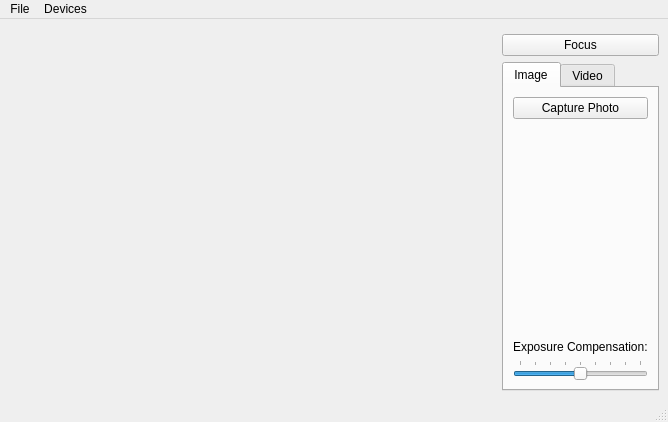
<?xml version="1.0" encoding="UTF-8"?>
<ui version="4.0">
 <class>Camera</class>
 <widget class="QMainWindow" name="Camera">
  <property name="geometry">
   <rect>
    <x>0</x>
    <y>0</y>
    <width>668</width>
    <height>422</height>
   </rect>
  </property>
  <property name="windowTitle">
   <string>Camera</string>
  </property>
  <widget class="QWidget" name="centralwidget">
   <layout class="QGridLayout" name="gridLayout_3">
    <item row="0" column="0" rowspan="3">
     <widget class="QStackedWidget" name="stackedWidget">
      <property name="sizePolicy">
       <sizepolicy hsizetype="Preferred" vsizetype="Preferred">
        <horstretch>1</horstretch>
        <verstretch>0</verstretch>
       </sizepolicy>
      </property>
      <property name="palette">
       <palette>
        <active>
         <colorrole role="Base">
          <brush brushstyle="SolidPattern">
           <color alpha="255">
            <red>255</red>
            <green>255</green>
            <blue>255</blue>
           </color>
          </brush>
         </colorrole>
         <colorrole role="Window">
          <brush brushstyle="SolidPattern">
           <color alpha="255">
            <red>145</red>
            <green>145</green>
            <blue>145</blue>
           </color>
          </brush>
         </colorrole>
        </active>
        <inactive>
         <colorrole role="Base">
          <brush brushstyle="SolidPattern">
           <color alpha="255">
            <red>255</red>
            <green>255</green>
            <blue>255</blue>
           </color>
          </brush>
         </colorrole>
         <colorrole role="Window">
          <brush brushstyle="SolidPattern">
           <color alpha="255">
            <red>145</red>
            <green>145</green>
            <blue>145</blue>
           </color>
          </brush>
         </colorrole>
        </inactive>
        <disabled>
         <colorrole role="Base">
          <brush brushstyle="SolidPattern">
           <color alpha="255">
            <red>145</red>
            <green>145</green>
            <blue>145</blue>
           </color>
          </brush>
         </colorrole>
         <colorrole role="Window">
          <brush brushstyle="SolidPattern">
           <color alpha="255">
            <red>145</red>
            <green>145</green>
            <blue>145</blue>
           </color>
          </brush>
         </colorrole>
        </disabled>
       </palette>
      </property>
      <property name="currentIndex">
       <number>0</number>
      </property>
      <widget class="QWidget" name="viewfinderPage">
       <layout class="QGridLayout" name="gridLayout_5">
        <item row="0" column="0">
         <widget class="QCameraViewfinder" name="viewfinder" native="true"/>
        </item>
       </layout>
      </widget>
      <widget class="QWidget" name="previewPage">
       <layout class="QGridLayout" name="gridLayout_4">
        <item row="0" column="0">
         <widget class="QLabel" name="lastImagePreviewLabel">
          <property name="sizePolicy">
           <sizepolicy hsizetype="Preferred" vsizetype="MinimumExpanding">
            <horstretch>0</horstretch>
            <verstretch>0</verstretch>
           </sizepolicy>
          </property>
          <property name="frameShape">
           <enum>QFrame::Box</enum>
          </property>
          <property name="text">
           <string/>
          </property>
         </widget>
        </item>
       </layout>
      </widget>
     </widget>
    </item>
    <item row="1" column="1" colspan="2">
     <widget class="QPushButton" name="lockButton">
      <property name="text">
       <string>Focus</string>
      </property>
     </widget>
    </item>
    <item row="2" column="1" colspan="2">
     <widget class="QTabWidget" name="captureWidget">
      <property name="currentIndex">
       <number>0</number>
      </property>
      <widget class="QWidget" name="tab_2">
       <attribute name="title">
        <string>Image</string>
       </attribute>
       <layout class="QGridLayout" name="gridLayout">
        <item row="0" column="0">
         <widget class="QPushButton" name="takeImageButton">
          <property name="text">
           <string>Capture Photo</string>
          </property>
         </widget>
        </item>
        <item row="1" column="0">
         <spacer name="verticalSpacer_2">
          <property name="orientation">
           <enum>Qt::Vertical</enum>
          </property>
          <property name="sizeHint" stdset="0">
           <size>
            <width>20</width>
            <height>161</height>
           </size>
          </property>
         </spacer>
        </item>
        <item row="2" column="0">
         <widget class="QLabel" name="label">
          <property name="text">
           <string>Exposure Compensation:</string>
          </property>
         </widget>
        </item>
        <item row="3" column="0">
         <widget class="QSlider" name="exposureCompensation">
          <property name="minimum">
           <number>-4</number>
          </property>
          <property name="maximum">
           <number>4</number>
          </property>
          <property name="pageStep">
           <number>2</number>
          </property>
          <property name="orientation">
           <enum>Qt::Horizontal</enum>
          </property>
          <property name="tickPosition">
           <enum>QSlider::TicksAbove</enum>
          </property>
         </widget>
        </item>
       </layout>
      </widget>
      <widget class="QWidget" name="tab">
       <attribute name="title">
        <string>Video</string>
       </attribute>
       <layout class="QGridLayout" name="gridLayout_2">
        <item row="0" column="0">
         <widget class="QPushButton" name="recordButton">
          <property name="text">
           <string>Record</string>
          </property>
         </widget>
        </item>
        <item row="1" column="0">
         <widget class="QPushButton" name="pauseButton">
          <property name="text">
           <string>Pause</string>
          </property>
         </widget>
        </item>
        <item row="2" column="0">
         <widget class="QPushButton" name="stopButton">
          <property name="text">
           <string>Stop</string>
          </property>
         </widget>
        </item>
        <item row="3" column="0">
         <spacer name="verticalSpacer">
          <property name="orientation">
           <enum>Qt::Vertical</enum>
          </property>
          <property name="sizeHint" stdset="0">
           <size>
            <width>20</width>
            <height>76</height>
           </size>
          </property>
         </spacer>
        </item>
        <item row="4" column="0">
         <widget class="QPushButton" name="muteButton">
          <property name="text">
           <string>Mute</string>
          </property>
          <property name="checkable">
           <bool>true</bool>
          </property>
         </widget>
        </item>
       </layout>
      </widget>
     </widget>
    </item>
   </layout>
  </widget>
  <widget class="QMenuBar" name="menubar">
   <property name="geometry">
    <rect>
     <x>0</x>
     <y>0</y>
     <width>668</width>
     <height>29</height>
    </rect>
   </property>
   <widget class="QMenu" name="menuFile">
    <property name="title">
     <string>File</string>
    </property>
    <addaction name="actionStartCamera"/>
    <addaction name="actionStopCamera"/>
    <addaction name="separator"/>
    <addaction name="actionSettings"/>
    <addaction name="separator"/>
    <addaction name="actionExit"/>
   </widget>
   <widget class="QMenu" name="menuDevices">
    <property name="title">
     <string>Devices</string>
    </property>
   </widget>
   <addaction name="menuFile"/>
   <addaction name="menuDevices"/>
  </widget>
  <widget class="QStatusBar" name="statusbar"/>
  <action name="actionExit">
   <property name="text">
    <string>Exit</string>
   </property>
  </action>
  <action name="actionStartCamera">
   <property name="text">
    <string>Start Camera</string>
   </property>
  </action>
  <action name="actionStopCamera">
   <property name="text">
    <string>Stop Camera</string>
   </property>
  </action>
  <action name="actionSettings">
   <property name="text">
    <string>Settings</string>
   </property>
  </action>
 </widget>
 <customwidgets>
  <customwidget>
   <class>QCameraViewfinder</class>
   <extends>QWidget</extends>
   <header>PyQt5.QtMultimediaWidgets</header>
   <container>1</container>
  </customwidget>
 </customwidgets>
 <resources/>
 <connections>
  <connection>
   <sender>recordButton</sender>
   <signal>clicked()</signal>
   <receiver>Camera</receiver>
   <slot>record()</slot>
   <hints>
    <hint type="sourcelabel">
     <x>647</x>
     <y>149</y>
    </hint>
    <hint type="destinationlabel">
     <x>61</x>
     <y>238</y>
    </hint>
   </hints>
  </connection>
  <connection>
   <sender>stopButton</sender>
   <signal>clicked()</signal>
   <receiver>Camera</receiver>
   <slot>stop()</slot>
   <hints>
    <hint type="sourcelabel">
     <x>647</x>
     <y>225</y>
    </hint>
    <hint type="destinationlabel">
     <x>140</x>
     <y>236</y>
    </hint>
   </hints>
  </connection>
  <connection>
   <sender>pauseButton</sender>
   <signal>clicked()</signal>
   <receiver>Camera</receiver>
   <slot>pause()</slot>
   <hints>
    <hint type="sourcelabel">
     <x>647</x>
     <y>187</y>
    </hint>
    <hint type="destinationlabel">
     <x>234</x>
     <y>237</y>
    </hint>
   </hints>
  </connection>
  <connection>
   <sender>actionExit</sender>
   <signal>triggered()</signal>
   <receiver>Camera</receiver>
   <slot>close()</slot>
   <hints>
    <hint type="sourcelabel">
     <x>-1</x>
     <y>-1</y>
    </hint>
    <hint type="destinationlabel">
     <x>154</x>
     <y>130</y>
    </hint>
   </hints>
  </connection>
  <connection>
   <sender>takeImageButton</sender>
   <signal>clicked()</signal>
   <receiver>Camera</receiver>
   <slot>takeImage()</slot>
   <hints>
    <hint type="sourcelabel">
     <x>625</x>
     <y>132</y>
    </hint>
    <hint type="destinationlabel">
     <x>603</x>
     <y>169</y>
    </hint>
   </hints>
  </connection>
  <connection>
   <sender>lockButton</sender>
   <signal>clicked()</signal>
   <receiver>Camera</receiver>
   <slot>toggleLock()</slot>
   <hints>
    <hint type="sourcelabel">
     <x>658</x>
     <y>75</y>
    </hint>
    <hint type="destinationlabel">
     <x>453</x>
     <y>119</y>
    </hint>
   </hints>
  </connection>
  <connection>
   <sender>muteButton</sender>
   <signal>toggled(bool)</signal>
   <receiver>Camera</receiver>
   <slot>setMuted(bool)</slot>
   <hints>
    <hint type="sourcelabel">
     <x>647</x>
     <y>377</y>
    </hint>
    <hint type="destinationlabel">
     <x>5</x>
     <y>280</y>
    </hint>
   </hints>
  </connection>
  <connection>
   <sender>exposureCompensation</sender>
   <signal>valueChanged(int)</signal>
   <receiver>Camera</receiver>
   <slot>setExposureCompensation(int)</slot>
   <hints>
    <hint type="sourcelabel">
     <x>559</x>
     <y>367</y>
    </hint>
    <hint type="destinationlabel">
     <x>665</x>
     <y>365</y>
    </hint>
   </hints>
  </connection>
  <connection>
   <sender>actionSettings</sender>
   <signal>triggered()</signal>
   <receiver>Camera</receiver>
   <slot>configureCaptureSettings()</slot>
   <hints>
    <hint type="sourcelabel">
     <x>-1</x>
     <y>-1</y>
    </hint>
    <hint type="destinationlabel">
     <x>333</x>
     <y>210</y>
    </hint>
   </hints>
  </connection>
  <connection>
   <sender>actionStartCamera</sender>
   <signal>triggered()</signal>
   <receiver>Camera</receiver>
   <slot>startCamera()</slot>
   <hints>
    <hint type="sourcelabel">
     <x>-1</x>
     <y>-1</y>
    </hint>
    <hint type="destinationlabel">
     <x>333</x>
     <y>210</y>
    </hint>
   </hints>
  </connection>
  <connection>
   <sender>actionStopCamera</sender>
   <signal>triggered()</signal>
   <receiver>Camera</receiver>
   <slot>stopCamera()</slot>
   <hints>
    <hint type="sourcelabel">
     <x>-1</x>
     <y>-1</y>
    </hint>
    <hint type="destinationlabel">
     <x>333</x>
     <y>210</y>
    </hint>
   </hints>
  </connection>
 </connections>
 <slots>
  <slot>record()</slot>
  <slot>pause()</slot>
  <slot>stop()</slot>
  <slot>enablePreview(bool)</slot>
  <slot>configureCaptureSettings()</slot>
  <slot>takeImage()</slot>
  <slot>startCamera()</slot>
  <slot>toggleLock()</slot>
  <slot>setMuted(bool)</slot>
  <slot>stopCamera()</slot>
  <slot>setExposureCompensation(int)</slot>
 </slots>
</ui>
